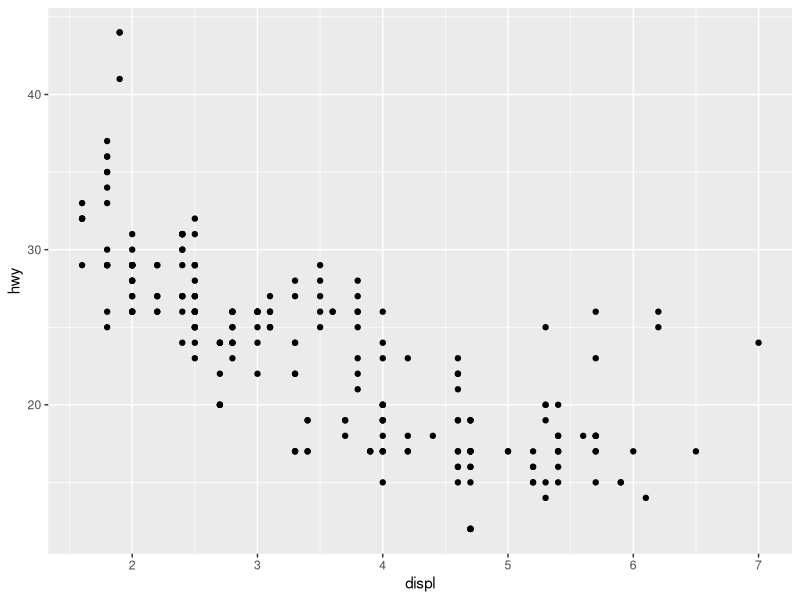
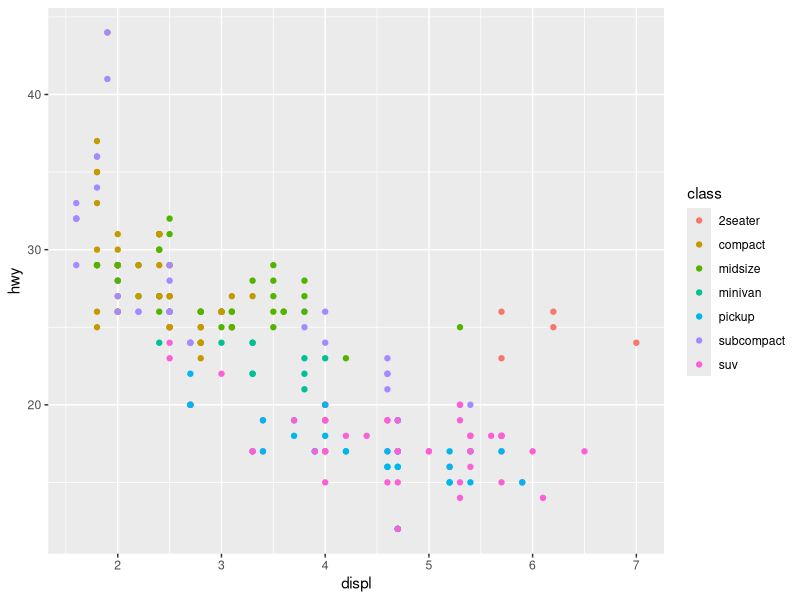
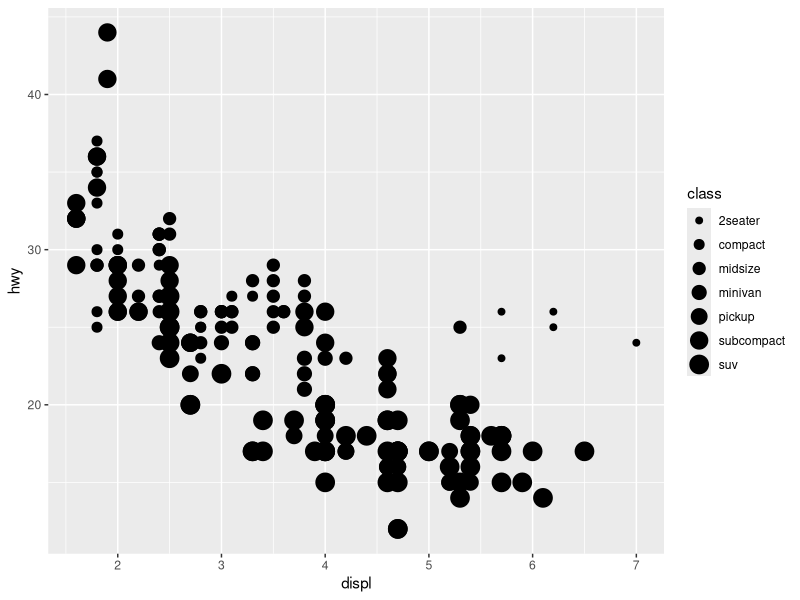
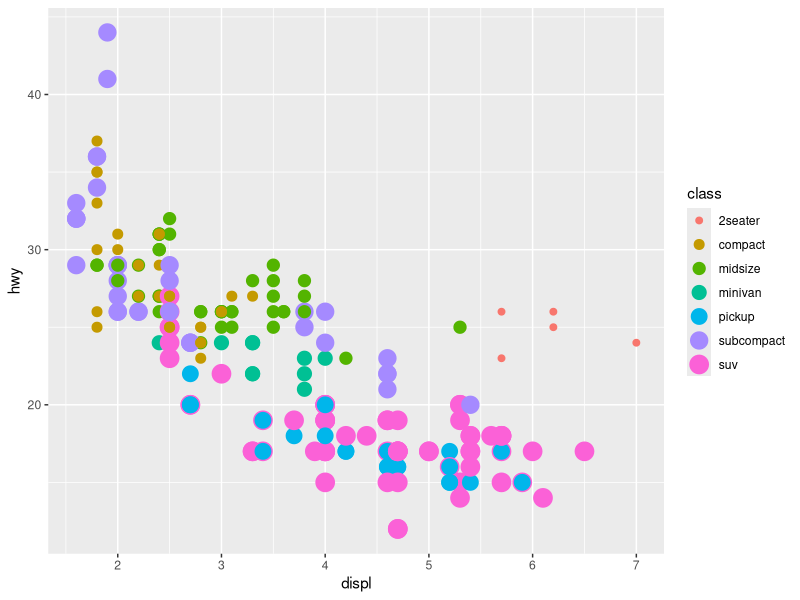
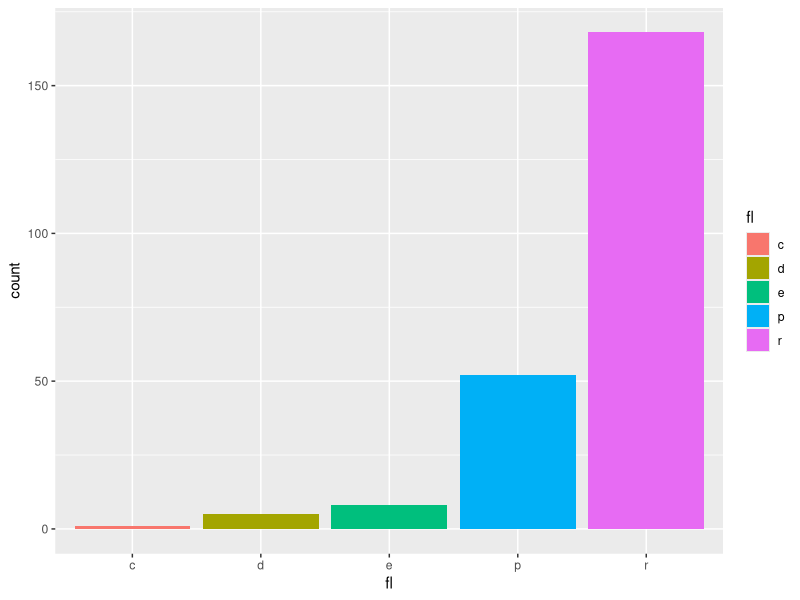
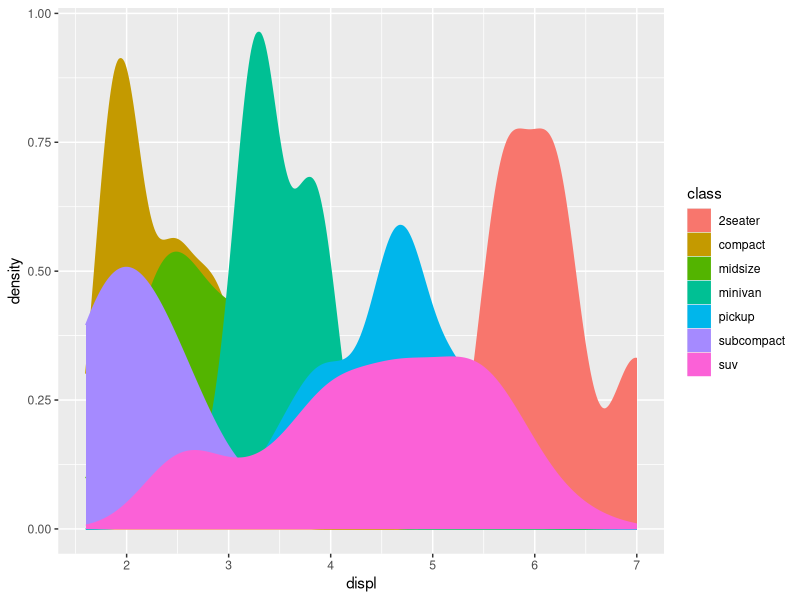
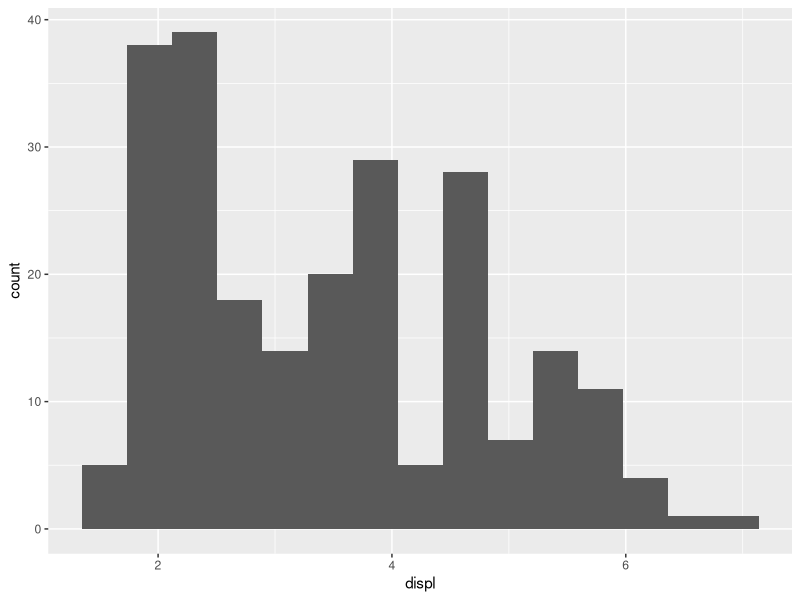
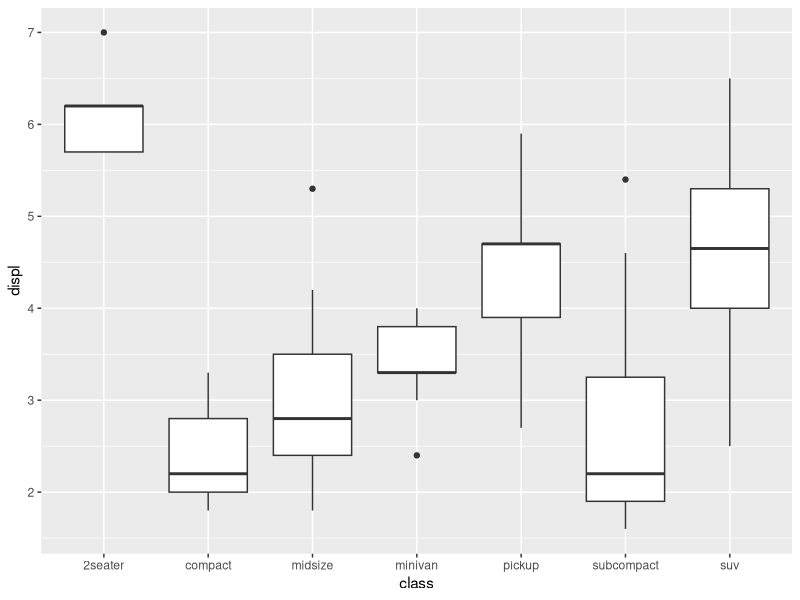

Generate these figures, in order, with R:
# carrega o pacote ggplot2
library(ggplot2)

#mostra o dataset
mpg

# plotando scatter plot com x = mpg$dipl e y = mph$hwy
ggplot(data = mpg) + geom_point(mapping = aes(x = displ, y = hwy))

# adicionando a cor das classes
ggplot(data = mpg) + 
  geom_point(mapping = aes(x = displ, y = hwy, colour = class))

# tamanho dos pontos
ggplot(data = mpg) + 
  geom_point(mapping = aes(x = displ, y = hwy, size = class))

# tamanho dos pontos + cores
ggplot(data = mpg) + 
  geom_point(mapping = aes(x = displ, y = hwy, colour = class, size = class))

# shape -> forma dos pontos
# alpha -> transparencia

# grafico de barras
ggplot(data = mpg) + geom_bar(mapping = aes(x = fl, fill = fl))

# grafico de densidade
ggplot(data = mpg) +
  geom_density(mapping = aes(x = displ, group = class, colour = class, fill = class))

# histograma
ggplot(data = mpg) + geom_histogram(mapping = aes(x = displ), bins = 15)

# boxplot
ggplot(data = mpg) +
  geom_boxplot(mapping = aes(x = class, y = displ, group = class))
